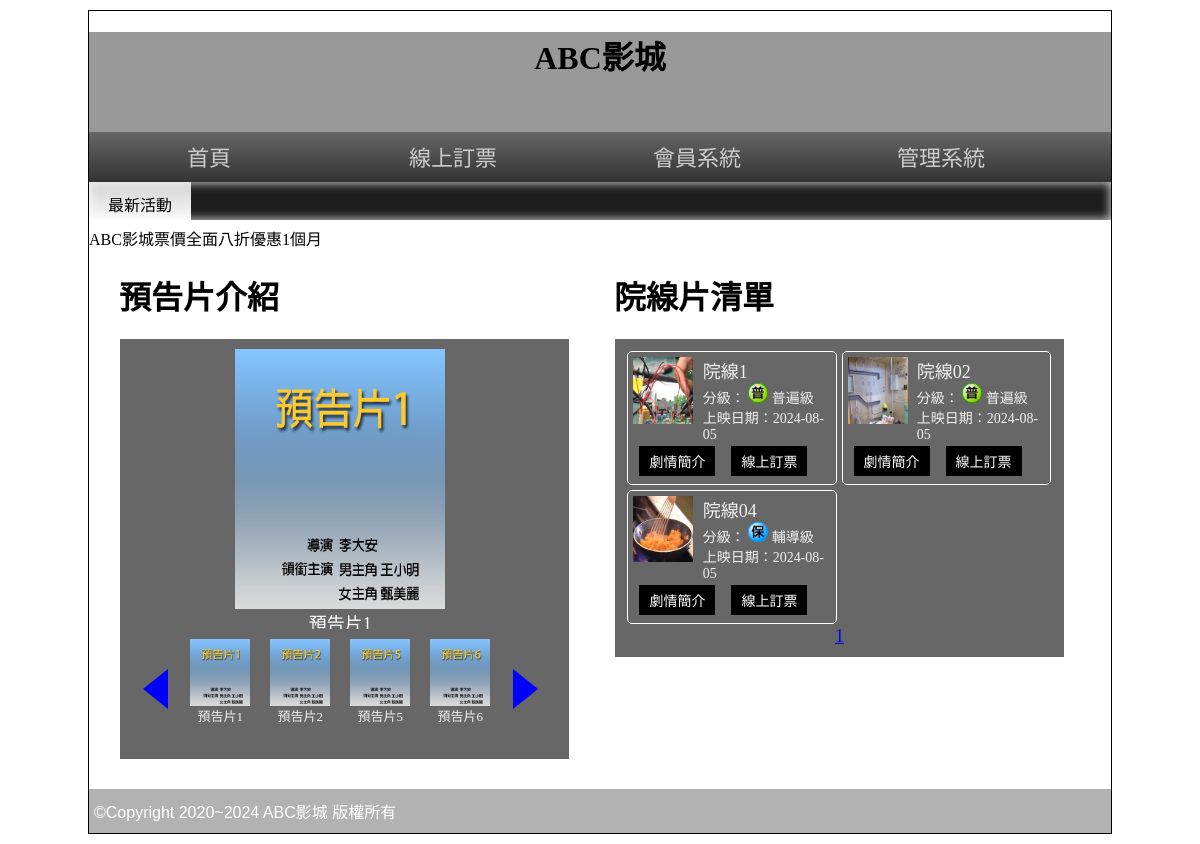
The page / on the database its author committed.
### tables this page shows
CREATE TABLE `posters` (
  `id` int(10) UNSIGNED NOT NULL,
  `name` text NOT NULL,
  `img` text NOT NULL,
  `rank` int(10) UNSIGNED NOT NULL,
  `ani` int(10) UNSIGNED NOT NULL,
  `sh` int(1) UNSIGNED NOT NULL DEFAULT 1
);

CREATE TABLE `movies` (
  `id` int(10) UNSIGNED NOT NULL,
  `name` text NOT NULL,
  `level` int(1) NOT NULL,
  `length` int(10) NOT NULL,
  `ondate` date NOT NULL,
  `publish` text NOT NULL,
  `director` text NOT NULL,
  `trailer` text NOT NULL,
  `poster` text NOT NULL,
  `intro` text NOT NULL,
  `sh` int(1) NOT NULL,
  `rank` int(10) NOT NULL
);

### api/base.php (called while the page is built, shortened)
<?php
class DB
{
    protected $table;
    protected $dsn = "mysql:host=localhost;charset=utf8;dbname=db06";
    protected $pdo;
    public function __construct($table)
    {
        $this->table = $table;
        $this->pdo = new PDO($this->dsn, 'root', '');
    }
    public function all(...$arg)
    {
        $sql = "select * from  `$this->table`";
        if (isset($arg[0])) {
            if (is_array($arg[0])) {
                $tmp = $this->a2s($arg[0]);
                $sql .= " where " . join(" && ", $tmp);
            } else {
                $sql .= $arg[0];
            }
        }
        if (isset($arg[1])) {
            $sql .= $arg[1];
        }
        return $this->pdo->query($sql)->fetchAll(PDO::FETCH_ASSOC);
    }
    public function count(...$arg)
    {
        $sql = "select count(*) from  `$this->table`";
        if (isset($arg[0])) {
            if (is_array($arg[0])) {
                $tmp = $this->a2s($arg[0]);
                $sql .= " where " . join(" && ", $tmp);
            } else {
                $sql .= $arg[0];
            }
        }
        return $this->pdo->query($sql)->fetchColumn();
    }
    protected function a2s($array)
    {
        $tmp = [];
        foreach ($array as $key => $value) {
            $tmp[] = "`$key`='$value'";
        }
        return $tmp;
    }
}
function q($sql)
{
    $dsn = "mysql:host=localhost;charset=utf8;dbname=db06";
    $pdo = new PDO($dsn, 'root', '');
    return $pdo->query($sql)->fetchAll();
}
$Poster = new DB("posters");
$Movie = new DB("movies");

### front/main.php (the view, shortened to what this page needs)
<div class="half" style="vertical-align:top;">
    <h1>預告片介紹</h1>
    <div class="rb tab" style="width:95%;">
        <div id="posters">
            <div class="lists">
                <?php
                $posters = $Poster->all(['sh' => 1], " Order By rank");
                foreach ($posters as $poster) {
                ?>
                    <div class='poster' data-ani='<?= $poster['ani']; ?>'>
                        <img src="./images/<?= $poster['img']; ?>">
                        <div class='name'><?= $poster['name']; ?></div>
                    </div>
                <?php
                }
                ?>
            </div>
            <div class="controls">
                <div class="control">
                    <div class="btn-left"></div>
                </div>
                <div class="btns">
                    <?php
                    foreach ($posters as $poster) {
                    ?>
                        <div class="btn">
                            <img src="./images/<?= $poster['img']; ?>" alt="">
                            <div><?= $poster['name']; ?></div>
                        </div>
                    <?php
                    }
                    ?>
                </div>
                <div class="control">
                    <div class="btn-right"></div>
                </div>
            </div>
        </div>
    </div>
</div>
<div class="half">
    <h1>院線片清單</h1>
    <div class="rb tab" style="width:95%;display:flex;flex-wrap:wrap">
        <?php
        $today = date("Y-m-d");
        $ondate = date("Y-m-d", strtotime("-2 days"));
        $all = $Movie->count(" WHERE ondate >= '$ondate' && ondate <='$today' && sh=1");
        $div = 4;
        $pages = ceil($all / $div);
        $now = $_GET['p'] ?? 1;
        $start = ($now - 1) * $div;
        $movies = q("SELECT * FROM `movies` WHERE ondate >= '$ondate' && ondate <='$today' && sh=1 order by rank limit $start,$div");
        $level = [
            '1' => '普遍級',
            '2' => '保護級',
            '3' => '輔導級',
            '4' => '限制級',
        ];
        foreach ($movies as $movie) {
        ?>
            <div class="movie">
                <div class="movie-img">
                    <a href='?do=intro&id=<?= $movie['id']; ?>'>
                        <img src="./images/<?= $movie['poster']; ?>" style="width:60px;">
                    </a>
                </div>
                <div class="movie-info">
                    <div style="font-size:18px"><?= $movie['name']; ?></div>
                    <div>分級：
                        <img src="./icon/03C0<?= $movie['level']; ?>.png" style="width:20px;">
                        <?= $level[$movie['level']]; ?>
                    </div>
                    <div>上映日期：<?= $movie['ondate']; ?></div>
                </div>
                <div class="movie-btn">
                    <button onclick="location.href='?do=intro&id=<?= $movie['id']; ?>'">劇情簡介</button>
                    <button onclick="location.href='?do=order&id=<?= $movie['id']; ?>'">線上訂票</button>
                </div>
            </div>
        <?php
        }
        ?>
        <div class="ct" style="width:100%">
            <?php
            for ($i = 1; $i <= $pages; $i++) {
                $size = ($i == $now) ? 'font-size:18px' : '';
                echo "<a href='?p=$i' style='$size'> $i </a>";
            }
            ?>
        </div>
    </div>
</div>

### css/css.css (style rules this page uses)
body { background:url(../icon/b.png); font-family:微軟正黑體; }
input[type='button'],input[type='submit'],input[type='reset'],button,.button { min-width:50px; min-height:25px; background:#000; color:#fff; border:none; cursor:pointer; font-size:14px; text-decoration:none; padding:5px 10px; margin:3px 6px; }
.ct { text-align:center; }
.half { width:45%; display:inline-block; padding:2%; }
.rb { background:rgba(39,39,39,0.7); color:rgba(255,255,255,0.9); }
.tab { width:80%; display:block; margin-left:auto; margin-right:auto; min-height:100px; padding:10px; }

### css/s2.css (style rules this page uses)
#posters { width: 420px; height: 400px; position: relative; overflow: hidden; }
#posters .lists { width:210px; height: 280px; margin:auto; position: relative; overflow: hidden; }
.lists .poster { width:210px; height:280px; margin:auto; position:absolute; display: none; }
.lists .poster img { width:100%; height:260px; }
.lists .name { color:white; text-align: center; font-size:18px; }
#posters .controls { width: 100%; height: 100px; margin:10px 0; font-size: 13px; display: flex; align-items: center; }
.controls .control { width:50px; }
.control .btn-left, .control .btn-right { width:0px; height:0px; margin:auto; border-top:20px solid transparent; border-bottom:20px solid transparent; }
.control .btn-left { border-left: 0; border-right:25px solid blue; }
.control .btn-right { border-right: 0; border-left:25px solid blue; }
.controls .btns { width:320px; height:100px; display:flex; position: relative; overflow: hidden; }
.btns .btn { width:80px; height:100px; position: relative; flex-shrink:0; text-align: center; }
.btns .btn img { width:60px; }

### front/main.php (style rules this page uses)
.movie { width: 49%; border: 1px solid white; display: flex; flex-wrap: wrap; margin: 0.5%; box-sizing: border-box; padding: 5px; border-radius: 5px; }
.movie-btn { width: 100%; }
.movie-img { width: 35%; }
.movie-info { width: 65%; font-size: 14px; }
.movie * { box-sizing: border-box; }

### rows shown on the page
posters: img (picture), name "預告片1"
posters: img (picture), name "預告片2"
posters: img (picture), name "預告片5"
posters: img (picture), name "預告片6"
movies: poster (picture), name "院線1", level "普遍級", ondate "2024-08-05"
movies: poster (picture), name "院線02", level "普遍級", ondate "2024-08-05"
movies: poster (picture), name "院線04", shows a picture, level "輔導級", ondate "2024-08-05"
